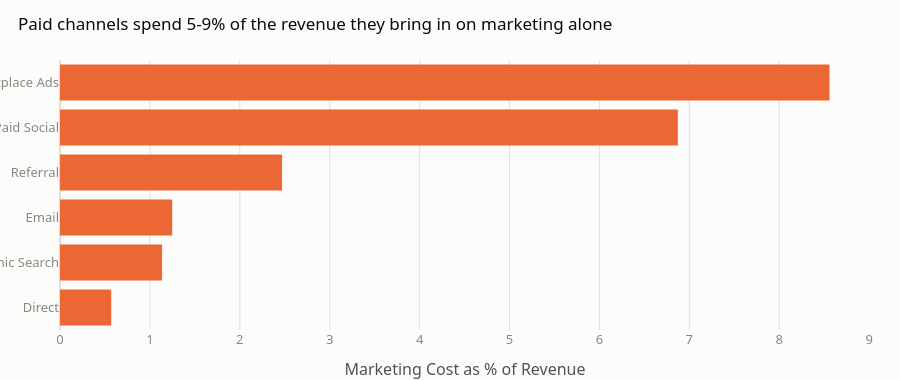

Write notebook code for a chart like this one.
### Code cell
fig = px.bar(chan.reset_index(), x="Marketing_Cost_Pct_of_Revenue", y="Acquisition_Channel",
             orientation="h", title="Paid channels spend 5-9% of the revenue they bring in on marketing alone",
             color_discrete_sequence=[CATEGORICAL[1]])
fig.update_layout(yaxis=dict(categoryorder="total ascending"), xaxis_title="Marketing Cost as % of Revenue", yaxis_title=None)
finalize(fig, height=380).show()

### Figure 1 — Plotly figure (JSON) as saved in the notebook; plotly's stock layout.template omitted (floating-point values rounded to 4 significant figures)
{"data": [{"hovertemplate": "Marketing_Cost_Pct_of_Revenue=%{x}<br>Acquisition_Channel=%{y}<extra></extra>", "legendgroup": "", "marker": {"color": "#eb6834", "pattern": {"shape": ""}}, "name": "", "orientation": "h", "showlegend": false, "textposition": "auto", "type": "bar", "x": [8.56, 6.873, 2.47, 1.248, 1.136, 0.5698], "xaxis": "x", "y": ["Marketplace Ads", "Paid Social", "Referral", "Email", "Organic Search", "Direct"], "yaxis": "y"}], "layout": {"barmode": "relative", "height": 380, "legend": {"orientation": "h", "tracegroupgap": 0, "x": 0, "xanchor": "left", "y": 1.02, "yanchor": "bottom"}, "title": {"text": "Paid channels spend 5-9% of the revenue they bring in on marketing alone"}, "xaxis": {"anchor": "y", "domain": [0.0, 1.0], "title": {"text": "Marketing Cost as % of Revenue"}}, "yaxis": {"anchor": "x", "categoryorder": "total ascending", "domain": [0.0, 1.0], "title": {}}}}
